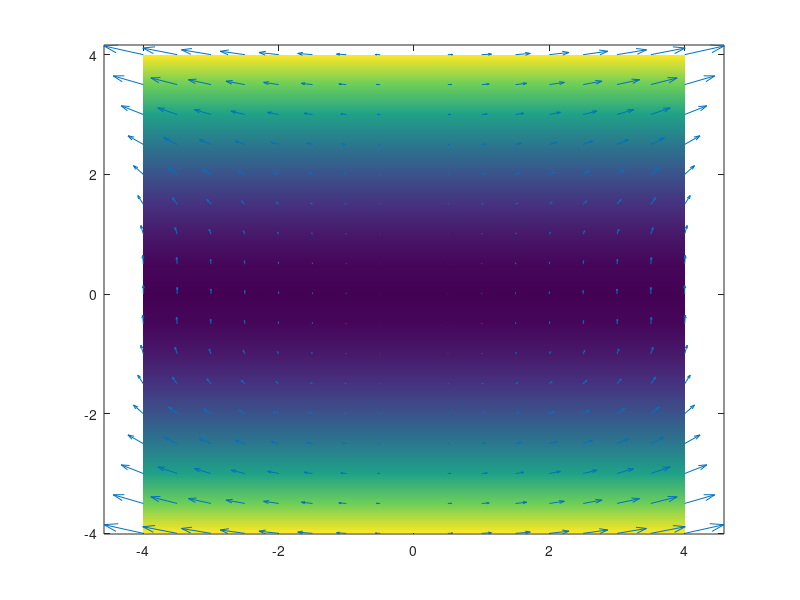

Reproduce this figure in MATLAB. (Note: this script raises an error after producing the figure.)
x = -4:0.5:4;
y = x;
[X Y] = meshgrid(x,y);
Div = divergence(X,Y,X.*Y.^2, X.^2);
figure
pcolor(X,Y,Div);
shading interp
hold on;
quiver(X,Y, X.*Y.^2, X.^2, 'Y');
hold off;
colormap copper
title('Vector field of F(x,y) = [xy^2, x^2]');